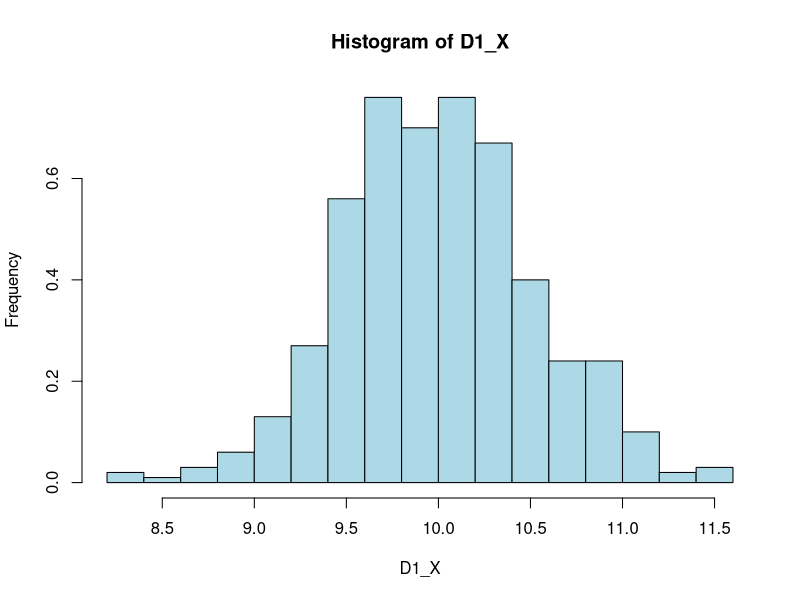
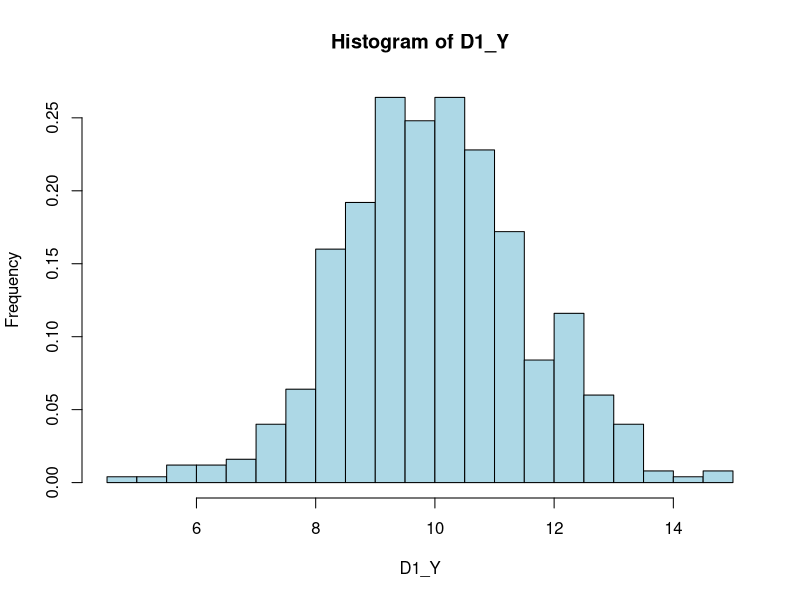
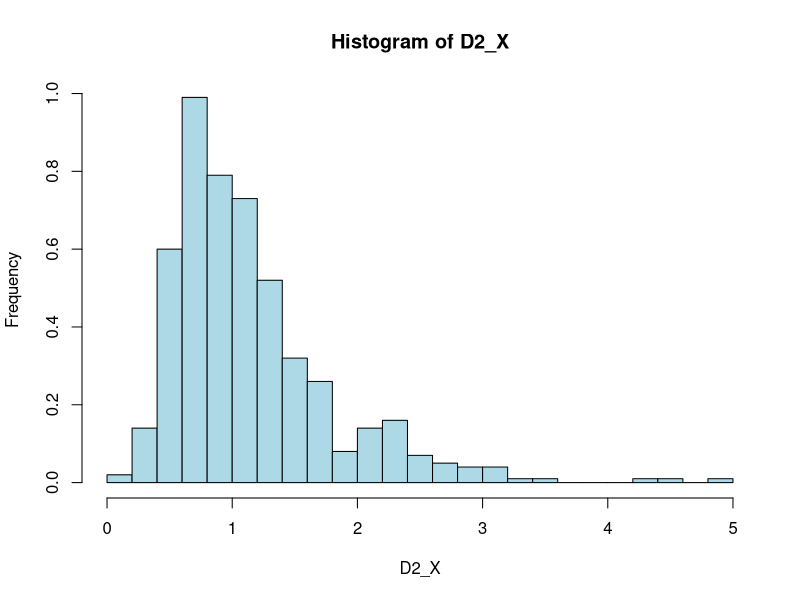
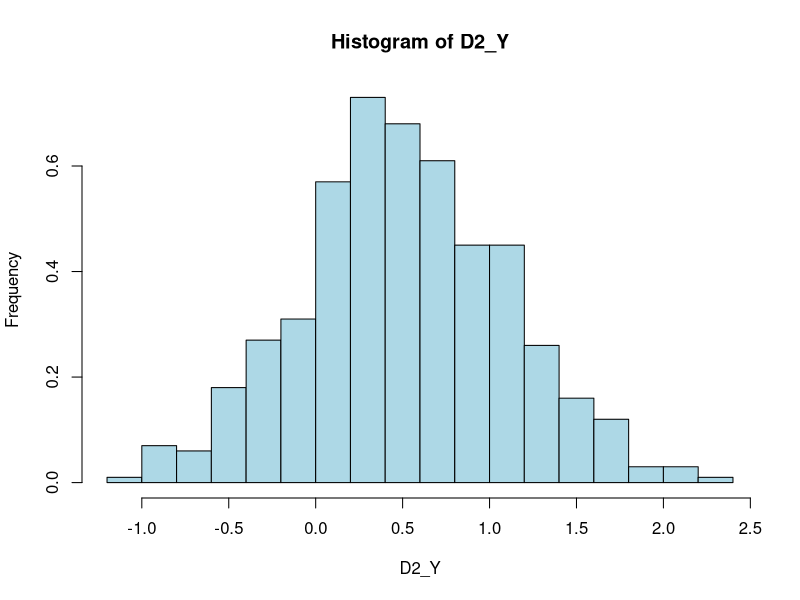
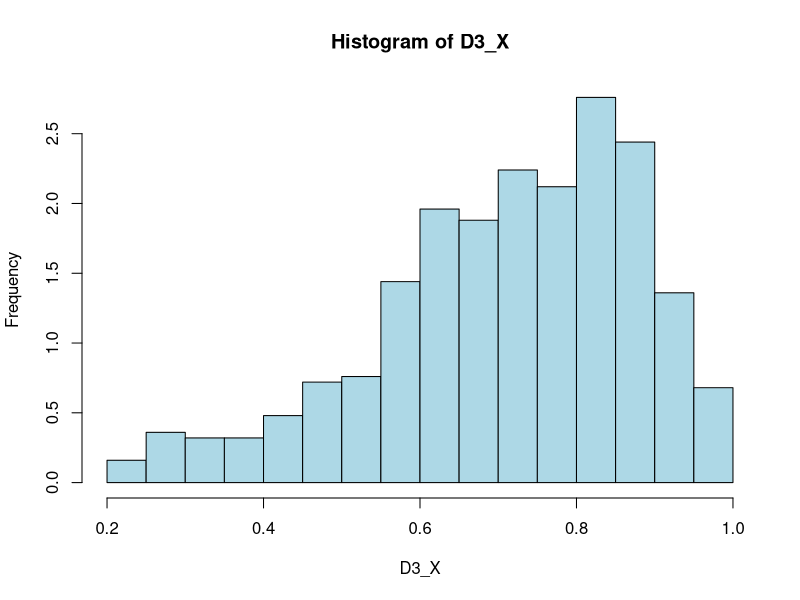
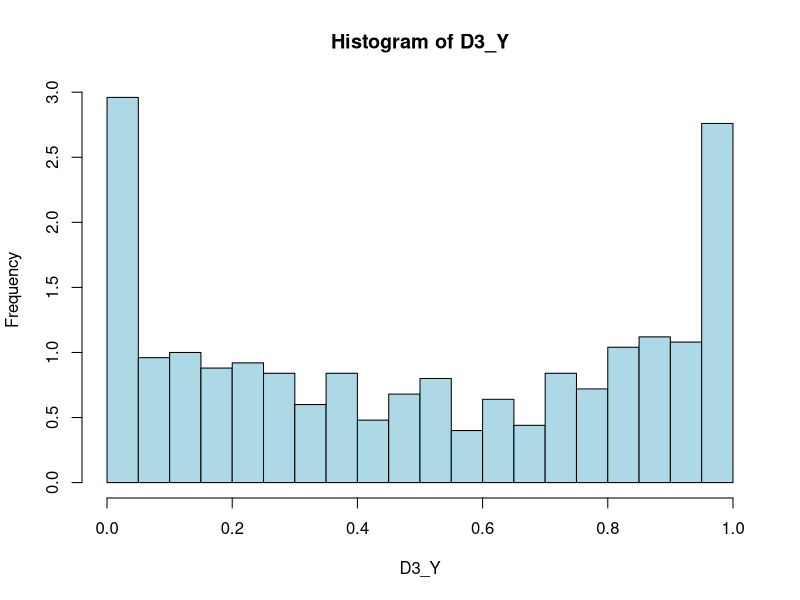
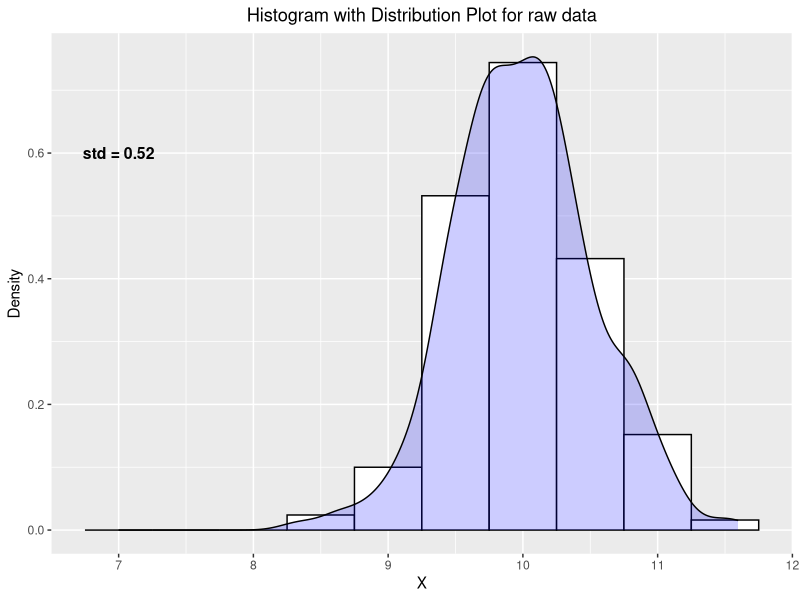
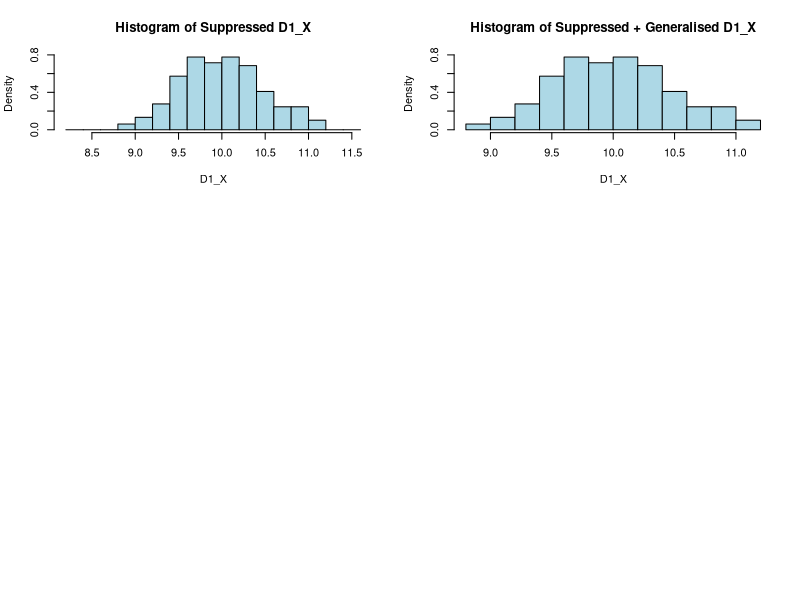

Reproduce these figures in R, in order. (Note: this script raises an error after producing the figures.)
# This paper talks about utilizing the anonymisation techniques to preserve the privacy of the data.

# generation of the synthetic data as given in the Paper
# Here we will be generating 3 sets of Data namely D1,D2 and D3
# Each of the data set consists of 2 variables namely X and Y
# We will be generating a total of 500 entries/ hypothetical individuals

library(ggplot2)

# To replicate the plots given in the paper, we will be setting the seed to 1234
set.seed(1234)

# D1 (Make sure to set seed for every random number generation)
set.seed(1234)
D1_X <- rnorm(500, mean = 10, sd = 0.5)
set.seed(1234)
D1_Y <- D1_X + rnorm(500, mean = 0, sd = 1)

# D2
set.seed(1234)
D2_X <- rlnorm(500, meanlog = 0, sdlog = 0.5) 
print(D2_X)
set.seed(1234)
D2_Y <- log(D2_X)+runif(500, min = 0, max = 1)

# D3
set.seed(1234)
D3_X <- rbeta(500, shape1 = 5, shape2 = 2) 
set.seed(1234)
D3_Y <- rbeta(500, shape1 = 0.5, shape2 = 0.5) 

# Plotting histogram plot of the data sets to ensure replicability
h1_X <- hist(D1_X, breaks = 20, col = "lightblue", xlab = "D1_X", ylab = "Frequency", main = "Histogram of D1_X", freq = FALSE)
h1_Y <- hist(D1_Y, breaks = 20, col = "lightblue", xlab = "D1_Y", ylab = "Frequency", main = "Histogram of D1_Y",freq = FALSE)

h2_X <- hist(D2_X, breaks = 20, col = "lightblue", xlab = "D2_X", ylab = "Frequency", main = "Histogram of D2_X",freq = FALSE)
h2_Y <-hist(D2_Y, breaks = 20, col = "lightblue", xlab = "D2_Y", ylab = "Frequency", main = "Histogram of D2_Y",freq = FALSE)

h3_X <- hist(D3_X, breaks = 20, col = "lightblue", xlab = "D3_X", ylab = "Frequency", main = "Histogram of D3_X",freq = FALSE)
h3_Y <- hist(D3_Y, breaks = 20, col = "lightblue", xlab = "D3_Y", ylab = "Frequency", main = "Histogram of D3_Y",freq = FALSE)

# This ensures that we have got the proper replica of the data
# Next we try to implement the 3 anonymization techniques given in the paper

# K-anonymization
# it includes 2 steps namely suppression and generalization
# suppression talks about removing the bin with with less than 3 counts
# generalization is more about the increasing the width of the bin or reducing the bin to ensure privacy compliant

# Before I go forward into the anonymization methods, I plan view the raw data first
# I plan to show some improvement in terms of the histogram using a distribution/density plot
raw_df1 <- data.frame(x=D1_X)
raw_df1_mean <- mean(D1_X)
raw_df1_std <- round(sd(D1_X),2)

ggplot(raw_df1, aes(x = D1_X)) + 
  geom_histogram(binwidth = 0.5, aes(y = ..density..), color = "black", fill = "white") + 
  geom_density(alpha = 0.2, fill = "blue") +
  labs(x = "X", y = "Density", title = "Histogram with Distribution Plot for raw data")+
  annotate("text", x = 7, y = 0.6, label = paste0("std = ", raw_df1_std),size = 4, fontface = "bold")+
  theme(plot.title = element_text(hjust = 0.5))


suppress <- function(histo, dataset) {
  new <- histo$breaks[histo$density > 0.04]
  diff <- new[2] - new[1]
  
  sup_D1_X <-c()
  for (i in seq_along(new))
  {
    
    if (i == length(new))
    {sup_D1_X <-c(sup_D1_X,dataset[dataset > new[i] & dataset < new[i]+diff])}
    else
    {sup_D1_X <-c(sup_D1_X,dataset[dataset > new[i] & dataset < new[i+1]])}
  }
  return(sup_D1_X)
}
par(mfrow = c(3, 2))

test <- suppress(h1_X,D1_X)
hist(test, breaks = h1_X$breaks , col = "lightblue", xlab = "D1_X", ylab = "Density", main = "Histogram of Suppressed D1_X", freq = FALSE)
hist(test, breaks = 9 , col = "lightblue", xlab = "D1_X", ylab = "Density", main = "Histogram of Suppressed + Generalised D1_X", freq = FALSE)

raw_df1 <- data.frame(x=test)
raw_df1_mean <- mean(test)
raw_df1_std <- round(sd(test),2)

ggplot(raw_df1, aes(x = test)) + 
  geom_histogram(binwidth = 0.5, aes(y = ..density..), color = "black", fill = "white") + 
  geom_density(alpha = 0.2, fill = "blue") +
  labs(x = "X", y = "Density", title = "Histogram with Density Plot for raw data")+
  annotate("text", x = 7, y = 0.6, label = paste0("std = ", raw_df1_std),size = 4, fontface = "bold")+
  theme(plot.title = element_text(hjust = 0.5))

test <- suppress(h2_X,D2_X)
hist(test, breaks = h2_X$breaks , col = "lightblue", xlab = "D2_X", ylab = "Density", main = "Histogram of Suppressed D2_X", freq = FALSE)
hist(test, breaks = 9 , col = "lightblue", xlab = "D2_X", ylab = "Density", main = "Histogram of Suppressed + Generalised D2_X", freq = FALSE)

test <- suppress(h3_X,D3_X)
hist(test, breaks = h3_X$breaks , col = "lightblue", xlab = "D1_X", ylab = "Density", main = "Histogram of D1_X", freq = FALSE)
hist(test, breaks = 9 , col = "lightblue", xlab = "D1_X", ylab = "Density", main = "Histogram of Suppressed + Generalised D3_X", freq = FALSE)

# Now we look into the 2nd method of deterministic anonymization
# first we will be standardizing each continuous variable using z score
# creating a copy of the data as we will be changing their values to the respective scaled centroids
D1_X_copy <- D1_X
D1_X_std <- (D1_X -mean(D1_X))/sd(D1_X)


# calculation of the distance matrix
euclidean <- function(a, b) sqrt(sum((a - b)^2))
dist_mat <- matrix(0, nrow = 500, ncol = 500)
for (i in seq_along(D1_X_std)){
  for (j in seq_along(D1_X_std)){
    dist_mat[i,j] <- euclidean(D1_X_std[i],D1_X_std[j])
  }
}

# here we will be sending the specific row of the dist data for k point extraction
returnK <- function(dist,sorted_k) {
  return (c(which(dist == sorted_k[1], arr.ind = TRUE),which(dist == sorted_k[2], arr.ind = TRUE),which(dist == sorted_k[3], arr.ind = TRUE)))
}

# getting the k=3 neighbors for each of the data points including the actual data point in consideration
k<-3
centroids <- c()
for (n in 1:500){
  x<-sort(dist_mat[n,], decreasing = FALSE)     #get the closest k-1 neighbors
  points<- returnK(dist_mat[n,],x[1:k])
  centroids <- c(centroids,mean(c(D1_X_std[points[1]],D1_X_std[points[2]],D1_X_std[points[3]])))
}

scale <- sd(D1_X)/sd(centroids)
print(scale)

for (n in 1:500){
  inverse_x <- centroids[n] *(scale) +mean(D1_X)
  D1_X_copy[n] <- inverse_x
}

print(D1_X_copy)
h1_X <- hist(D1_X_copy, breaks = 20, col = "lightblue", xlab = "D1_X", ylab = "Frequency", main = "Histogram of D1_X", freq = FALSE)
##############################################################################################
# Now we will follow the very same approach to work on the deterministic approach for 2 dim data
D1_copy <- cbind(D1_X,D1_Y)

D1_X_std <- (D1_X -mean(D1_X))/sd(D1_X)
D1_Y_std <- (D1_Y -mean(D1_Y))/sd(D1_Y)

# Now since the data is a 2 dim data, we need to bind the 2 1dim data together
D1 <- cbind(D1_X_std,D1_Y_std)


# calculation of the distance matrix
euclidean <- function(a, b) sqrt(sum((a - b)^2))

dist_mat <- matrix(0, nrow = 500, ncol = 500)

for (i in 1:500){
  for (j in 1:500){
    dist_mat[i,j] <- euclidean(D1[i,],D1[j,])
  }
}

# here we will be sending the specific row of the dist data for k point extraction
returnK <- function(dist,sorted_k) {
  return (c(which(dist == sorted_k[1], arr.ind = TRUE),which(dist == sorted_k[2], arr.ind = TRUE),which(dist == sorted_k[3], arr.ind = TRUE)))
}

# getting the k=3 neighbors for each of the data points including the actual data point in consideration
k<-3
centroids <- c()
for (n in 1:500){
  x<-sort(dist_mat[n,], decreasing = FALSE)     #get the closest k-1 neighbors
  points<- returnK(dist_mat[n,],x[1:k])
  print(c(D1[points[1],],D1[points[2],],D1[points[3],]))
  mean_x <- mean(c(D1[points[1],][1],D1[points[2],][1],D1[points[3],][1]))
  mean_y <- mean(c(D1[points[1],][2],D1[points[2],][2],D1[points[3],][2]))
  centroids_x <- c(centroids_x,mean_x)
  centroids_y <- c(centroids_y,mean_y)
}

scale_x <- sd(D1_X)/sd(centroids_x)
scale_y <- sd(D1_Y)/sd(centroids_y)


for (n in 1:500){
  inverse_x <- centroids_x[n] *(scale_x) +mean(D1_X)
  inverse_y <- centroids_y[n] *(scale_y) +mean(D1_Y)
  D1_copy[n,] <- cbind(inverse_x,inverse_y)
}

print(D1_copy)
###########################################################################################################
# In this section we work on the probabilistic anonymization of the data
# This is one of the simplest anonymization techniques which just adds a random noise to the raw data 
# but here when it means random we add a noise which follows a normal distribution with mean=0 and SD = 0.25* SD(raw data)

# firstly lets plot the scatter plot of the actual variables
p_anomyz <- function(dataset){
  set.seed(1234)
  return (dataset + rnorm(1, mean = 0, sd = 0.25 * sd(dataset)))
} 

#before getting the anonymization applied let's view the raw data
raw_cor<- round(cor(D2_X,D2_Y),2)
raw_df <- data.frame(x=D2_X,y=D2_Y)

ggplot(raw_df, aes(x = D2_X, y = D2_Y)) + 
  geom_point() + 
  geom_smooth(method = "lm", se = FALSE) +
  annotate("text", x = 1, y = 2, label = paste0("corr = ", raw_cor))+
  xlim(0,5)+
  ylim(-1,2)+
  labs(x = "X", y = "Y", title = "Scatter plot with correlation indicator")+
  theme(plot.title = element_text(hjust = 0.5))


# Histogram plot for Probabilistic Anonymised Dataset
D1_prob_X <- p_anomyz(D1_X)
hist(D1_prob_X, breaks = 20 , col = "lightblue", xlab = "D1_X", ylab = "Density", main = "Histogram for Probabilistic Anonymised D1_X", freq = FALSE)

# Scatter plot for Probabilistic Anonymised Dataset
D2_prob_X <- p_anomyz(D2_X)
D2_prob_Y <- p_anomyz(D2_Y)


corr_data <- round(cor(D2_prob_X, D2_prob_Y), 2)
df <- data.frame(x = D2_prob_X, y = D2_prob_Y)

ggplot(df, aes(x = D2_prob_X, y = D2_prob_Y)) + 
  geom_point() + 
  geom_smooth(method = "lm", se = FALSE) +
  annotate("text", x = 1, y = max(df$y), label = paste0("corrr = ", corr_data),size = 6, fontface = "bold")+
  labs(x = "X", y = "Y", title = "Scatter plot for anonymised data with correlation indicator")+
  theme(plot.title = element_text(hjust = 0.5))


raw_cor<- round(cor(D3_X,D3_Y),2)
raw_df <- data.frame(x=D3_X,y=D3_Y)

ggplot(raw_df, aes(x = D3_X, y = D3_Y, fill = ..level..)) +
  geom_density_2d_filled()+
  xlim(0,2) +
  ylim(-1,2)
  


